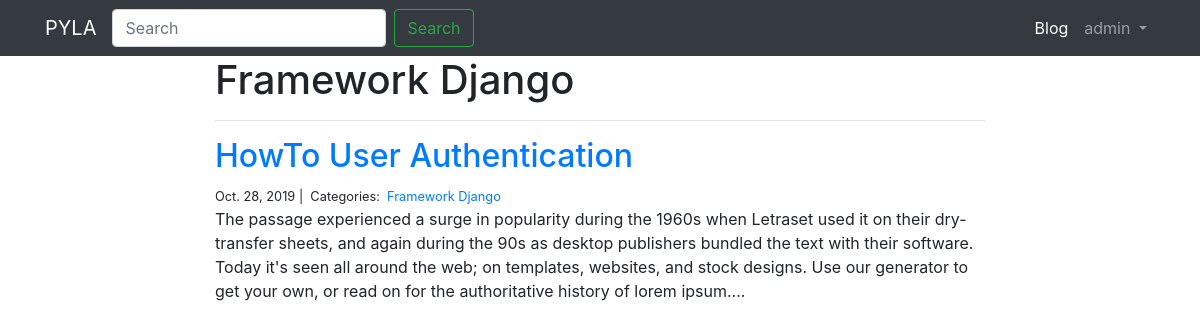
Page /Framework Django/ (signed in) on the committed database.
### blog/models.py (models this page shows, shortened)
class Category(models.Model):
    name            = models.CharField(max_length=100)
    class Meta:
        verbose_name        = 'Category'
        verbose_name_plural = 'Categories'

class Post(models.Model):
    title           = models.CharField(max_length=255)
    body            = models.TextField()
    created_on      = models.DateTimeField(auto_now_add=True)
    last_modified   = models.DateTimeField(auto_now=True)
    categories      = models.ManyToManyField(Category, related_name='posts')

### blog/views.py (the view)
# urls.py: path('<category>/', views.blog_category, name='blog_category'),
def blog_category(request, category):
    posts       = Post.objects.filter(categories__name__contains=category).order_by('-created_on')
    context     = {'posts':posts, 'category':category}
    return render(request, 'blog/blog_category.html', context)

### templates/blog/blog_category.html
{% extends "base.html" %}
{% block content %}
<div class="col-md-8 offset-md-2">
    <h1>{{ category | title }}</h1>
    <hr>
    {% for post in posts %}
        <h2><a href="{% url 'blog_detail' post.pk%}">{{ post.title }}</a></h2>
        <small>
            {{ post.created_on.date }} |&nbsp;
            Categories:&nbsp;
            {% for category in post.categories.all %}
            <a href="{% url 'blog_category' category.name %}">
                {{ category.name }}
            </a>&nbsp;
            {% endfor %}
        </small>
        <p>{{ post.body | slice:":400" }}...</p>
    {% endfor %}
</div>
{% endblock %}

### templates/nav.html (shortened to what this page needs)
<nav class="navbar navbar-expand-lg navbar-dark bg-dark">
    <div class="container">
  <a class="navbar-brand" href="{% url 'home_page' %}">PYLA</a>
     <form class="form-inline my-2 my-lg-0">
      <input class="form-control mr-sm-2" type="search" placeholder="Search" aria-label="Search">
      <button class="btn btn-outline-success my-2 my-sm-0" type="submit">Search</button>
    </form>
  <div class="collapse navbar-collapse" id="navbarSupportedContent">
                   <ul class="navbar-nav ml-auto">
                  <li class="nav-item active">
                    <a class="nav-link" href="{% url 'blog_index' %}">Blog<span class="sr-only">(current)</span></a>
                  </li>
                  {% if request.user.is_authenticated %}
                      <li class="nav-item dropdown">
                        <a class="nav-link dropdown-toggle" href="#" id="navbarDropdown" role="button" data-toggle="dropdown" aria-haspopup="true" aria-expanded="false">
                          {{ request.user.username }}
                        </a>
                      </li>
                  {% endif %}
                </ul>
  </div>
</div>
</nav>

### rows in the picture
Category: name "Framework Django"
Post: title "HowTo User Authentication", created_on "Oct. 28, 2019", body "The passage experienced a surge in popularity during the 1960s when Letraset used it on their dry-transfer sheets, and again during the 90s as desktop publishers bundled the text with their software. Today it's seen all around the web; on templates, websites, and stock designs. Use our generator to get your own, or read on for the authoritative history of lorem ipsum."

### other values in the picture
{{ request.user.username }} "admin"
